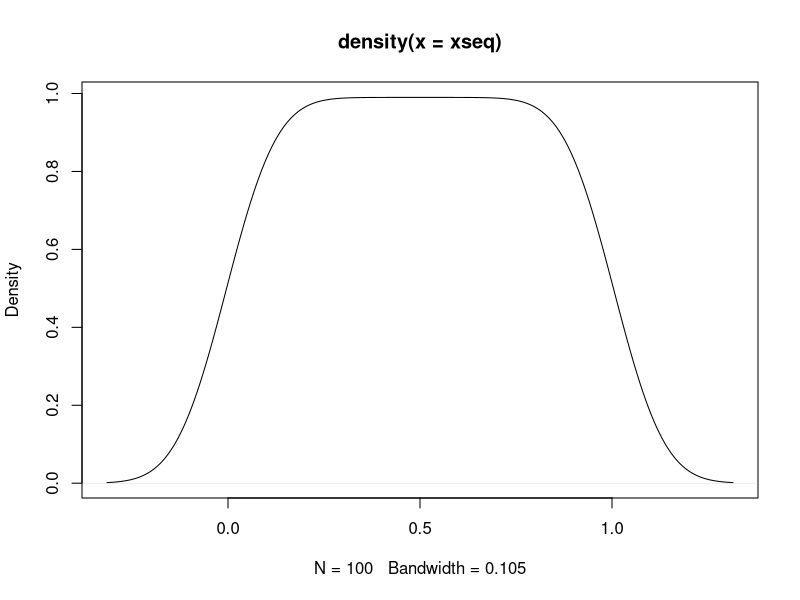
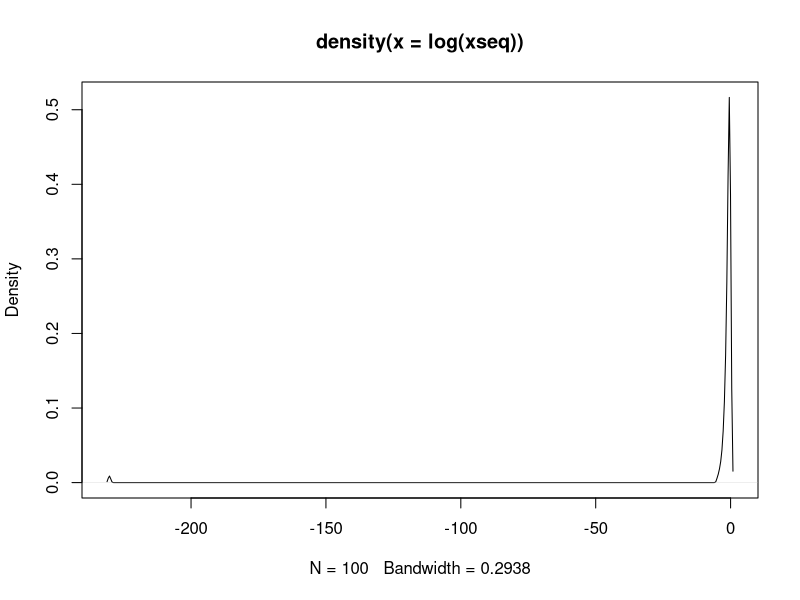
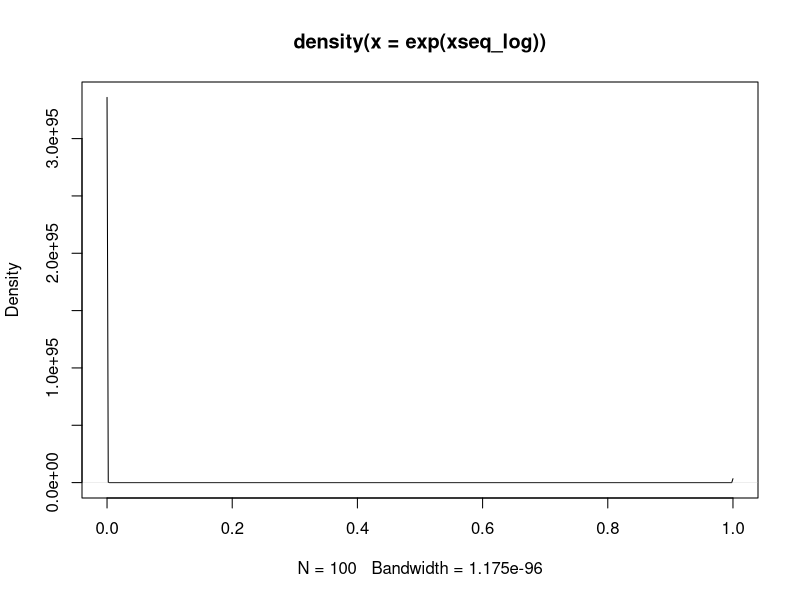
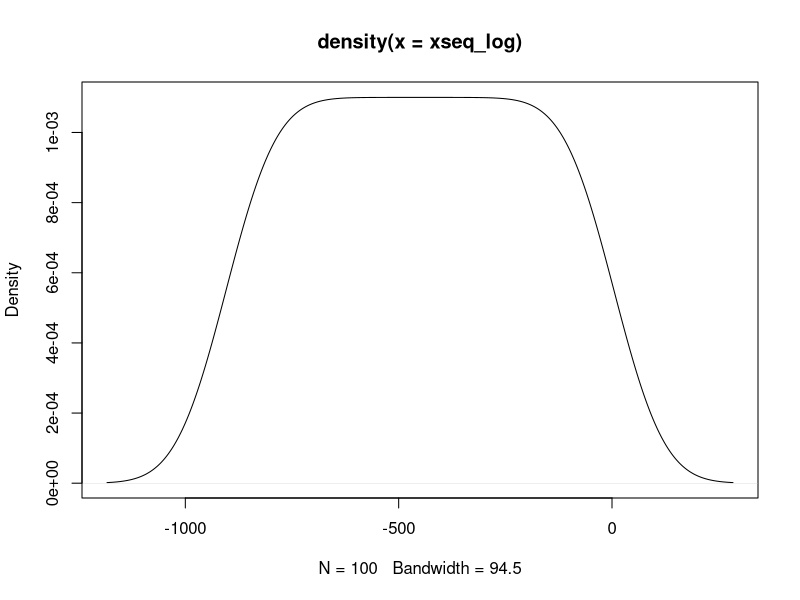

These figures' R source, in order:
logAdd = function(log_a, log_b) {
  # Evaluates log(a + b) when given log(a) and log(b)
  # 
  # Parameters: 
  #  log_a - (vector of) constants to add
  #  log_b - (vector of) constants to add
  
  mapply(function(log_a, log_b) {
    
    x = log_a - log_b
    exp_x = exp(x)
    
    if(is.finite(exp_x)) {
      log_b + log(1 + exp_x)
    } else {
      if(x > 0) {
        log_b + x
      } else {
        log_b
      }
    }
    
  }, log_a, log_b)
}

#
# standard test
#

# test values - standard scale
xseq = seq(from = 1e-100, to = 1, length.out = 100)

# data frame of test value pairs
df = expand.grid(a = xseq, b = xseq)
df$log_a = log(df$a)
df$log_b = log(df$b)

# direct addition
df$c = df$a + df$b
df$log_c = log(df$c)

# indirect addition
df$log_c_alt = logAdd(log_a = df$log_a, log_b = df$log_b)
df$c_alt = exp(df$log_c_alt)

# accuracy
max(abs(df$log_c - df$log_c_alt))
max(abs(df$c - df$c_alt))

# distribution of numbers
plot(density(xseq))
plot(density(log(xseq)))


#
# log-test
#

# test values - log scale
xseq_log = seq(from = -900, to = 0, length.out = 100)

# data frame of test value pairs
df = expand.grid(log_a = xseq_log, log_b = xseq_log)
df$a = exp(df$log_a)
df$b = exp(df$log_b)

# direct addition
df$c = df$a + df$b
df$log_c = log(df$c)

# indirect addition
df$log_c_alt = logAdd(log_a = df$log_a, log_b = df$log_b)
df$c_alt = exp(df$log_c_alt)

# accuracy (removing -Inf's due to underflow using standard methods)
# we can see that the direct method is losing accuracy as underflow occurs.
# this can be tested by changing  the minimum value for xseq_log
finite_direct = (df$a != 0) & (df$b != 0)
max(abs(df$log_c[finite_direct] - df$log_c_alt[finite_direct]))
max(abs(df$c - df$c_alt))

# distribution of numbers
plot(density(exp(xseq_log)))
plot(density(xseq_log))

